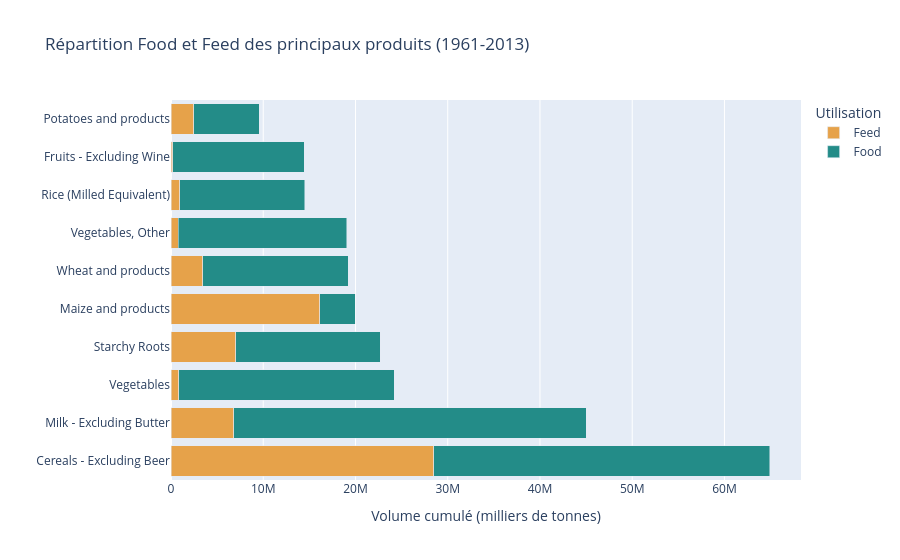

The notebook cell saved with this chart:
### Markdown cell above
## 5. Répartition des usages alimentaires par produit

Nous allons comparer les quantités destinées à l'alimentation humaine (`Food`) et animale (`Feed`) pour les dix principales catégories alimentaires.

L'objectif est d'identifier les différences d'utilisation selon les produits.

### Code cell
# Sélectionner les 10 principales catégories
produits_selectionnes = top_produits["Item"]

# Calculer les volumes par produit et par usage
repartition_produits = (
    df[df["Item"].isin(produits_selectionnes)]
    .groupby(["Item", "Element"])["Value"]
    .sum()
    .reset_index()
)

# Créer le graphique
fig = px.bar(
    repartition_produits,
    x="Value",
    y="Item",
    color="Element",
    orientation="h",
    barmode="stack",
    title="Répartition Food et Feed des principaux produits (1961-2013)",
    labels={
        "Value": "Volume cumulé (milliers de tonnes)",
        "Item": "Produit alimentaire",
        "Element": "Utilisation"
    },
    color_discrete_map={
        "Food": "#238C88",
        "Feed": "#E6A24A"
    },
    category_orders={
        "Item": top_produits["Item"].iloc[::-1].tolist()
    }
)

fig.update_layout(
    yaxis_title="",
    hovermode="closest"
)

fig.show()

### Figure 1 — Plotly figure (JSON) as saved in the notebook; plotly's stock layout.template omitted (floating-point values rounded to 4 significant figures)
{"data": [{"hovertemplate": "Utilisation=Feed<br>Volume cumulé (milliers de tonnes)=%{x}<br>Produit alimentaire=%{y}<extra></extra>", "legendgroup": "Feed", "marker": {"color": "#E6A24A", "pattern": {"shape": ""}}, "name": "Feed", "orientation": "h", "showlegend": true, "textposition": "auto", "type": "bar", "x": [28480000.0, 191500.0, 16130000.0, 6803000.0, 2454000.0, 963000.0, 7013000.0, 821300.0, 769200.0, 3428000.0], "xaxis": "x", "y": ["Cereals - Excluding Beer", "Fruits - Excluding Wine", "Maize and products", "Milk - Excluding Butter", "Potatoes and products", "Rice (Milled Equivalent)", "Starchy Roots", "Vegetables", "Vegetables, Other", "Wheat and products"], "yaxis": "y"}, {"hovertemplate": "Utilisation=Food<br>Volume cumulé (milliers de tonnes)=%{x}<br>Produit alimentaire=%{y}<extra></extra>", "legendgroup": "Food", "marker": {"color": "#238C88", "pattern": {"shape": ""}}, "name": "Food", "orientation": "h", "showlegend": true, "textposition": "auto", "type": "bar", "x": [36400000.0, 14230000.0, 3836000.0, 38210000.0, 7091000.0, 13510000.0, 15700000.0, 23360000.0, 18280000.0, 15770000.0], "xaxis": "x", "y": ["Cereals - Excluding Beer", "Fruits - Excluding Wine", "Maize and products", "Milk - Excluding Butter", "Potatoes and products", "Rice (Milled Equivalent)", "Starchy Roots", "Vegetables", "Vegetables, Other", "Wheat and products"], "yaxis": "y"}], "layout": {"barmode": "stack", "hovermode": "closest", "legend": {"title": {"text": "Utilisation"}, "tracegroupgap": 0}, "title": {"text": "Répartition Food et Feed des principaux produits (1961-2013)"}, "xaxis": {"anchor": "y", "domain": [0, 1], "title": {"text": "Volume cumulé (milliers de tonnes)"}}, "yaxis": {"anchor": "x", "categoryarray": ["Cereals - Excluding Beer", "Milk - Excluding Butter", "Vegetables", "Starchy Roots", "Maize and products", "Wheat and products", "Vegetables, Other", "Rice (Milled Equivalent)", "Fruits - Excluding Wine", "Potatoes and products"], "categoryorder": "array", "domain": [0, 1], "title": {"text": ""}}}}
